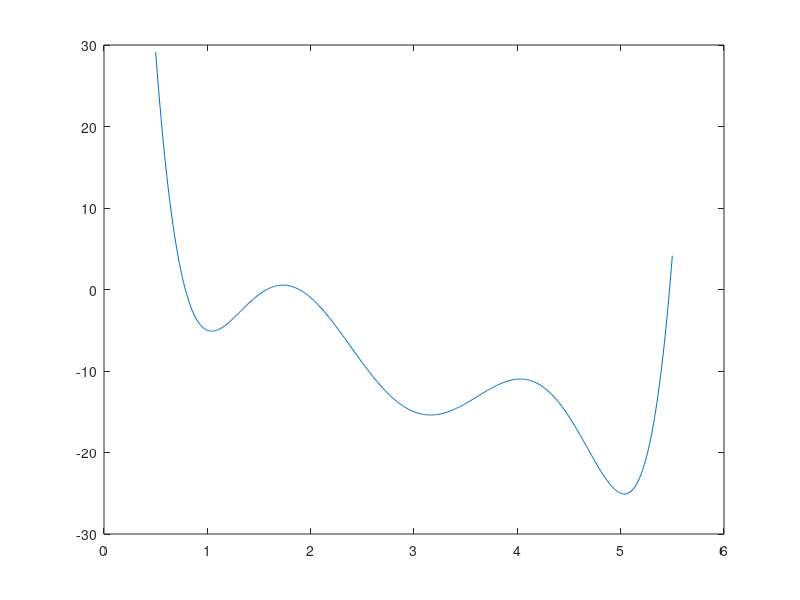

Recreate this plot in MATLAB.
% MATH46132/66132 Sheet 1 Problem 3
% Problem 3a: Plot function.
x=[0.5:0.01:5.5];
F1=(x-1).^2.*(x-3).^2.*(x-5).^2-5.*x;
figure(1)
plot(x,F1);
